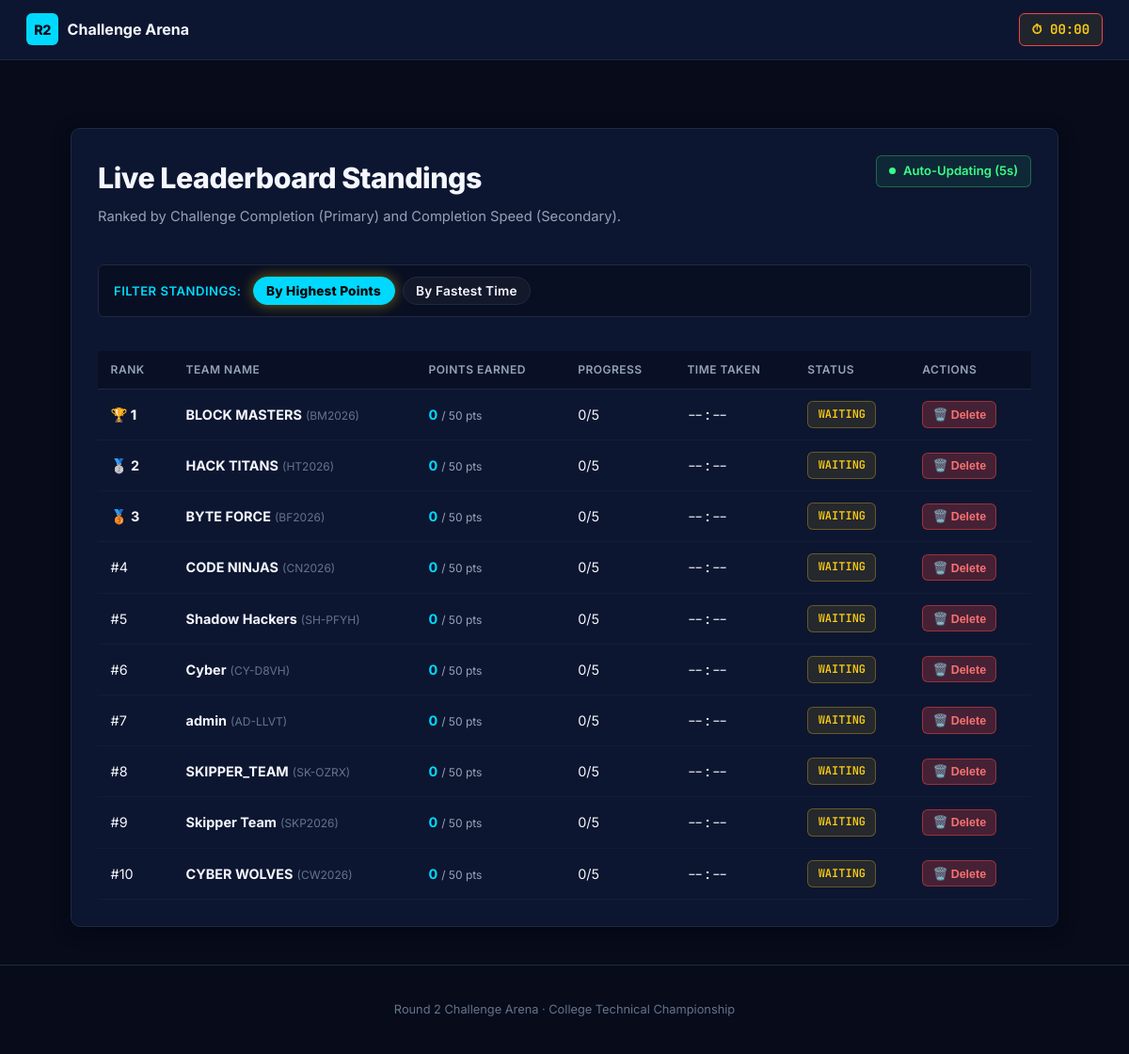
Screenshot of /leaderboard (signed in) with the database file from the repository.
### tables this page shows
CREATE TABLE teams (
            id INTEGER PRIMARY KEY AUTOINCREMENT,
            team_code TEXT UNIQUE NOT NULL,
            team_name TEXT NOT NULL,
            current_challenge INTEGER DEFAULT 1,
            total_score INTEGER DEFAULT 0,
            start_time TIMESTAMP,
            completion_time TIMESTAMP,
            total_time_seconds INTEGER DEFAULT 0,
            status TEXT DEFAULT 'WAITING',
            created_at TIMESTAMP DEFAULT CURRENT_TIMESTAMP
        , draft_json TEXT DEFAULT '');

### routes/leaderboard.py (the view)
@leaderboard_bp.route('/leaderboard')
@admin_required
def view_leaderboard():
    sort_by = request.args.get('sort', 'points')
    if sort_by not in ['points', 'time']:
        sort_by = 'points'
    rankings = LeaderboardModel.get_rankings(sort_by=sort_by)
    return render_template('leaderboard.html', rankings=rankings, active_sort=sort_by)

### app.py (called while the page is built)
def create_app():
    app = Flask(__name__)
    app.config.from_object(Config)
    init_db()
    seed_database()
    app.register_blueprint(auth_bp)
    app.register_blueprint(challenges_bp)
    app.register_blueprint(leaderboard_bp)
    app.register_blueprint(admin_bp)
    @app.context_processor
    def inject_global_vars():
        from models import EventConfigModel
        return {
            'round_status': EventConfigModel.get_round_status(),
            'global_announcement': EventConfigModel.get_announcement()
        }
    @app.errorhandler(404)
    def page_not_found(e):
        return render_template('base.html'), 404
    @app.route('/health')
    @app.route('/ping')
    def health_ping():
        return {"status": "ok", "service": "SYNCHROTECH ARENA", "round_status": EventConfigModel.get_round_status()}, 200
    return app

### database.py (called while the page is built)
def get_db_connection():
    if not os.path.exists(Config.DATA_DIR):
        os.makedirs(Config.DATA_DIR, exist_ok=True)
    conn = sqlite3.connect(Config.DATABASE_PATH)
    conn.row_factory = sqlite3.Row
    conn.execute("PRAGMA foreign_keys = ON;")
    return conn

### models.py (called while the page is built)
    @staticmethod
    def get_config(key, default_value=''):
        conn = get_db_connection()
        row = conn.execute("SELECT value FROM event_config WHERE key = ?", (key,)).fetchone()
        conn.close()
        return row['value'] if row else default_value

    @staticmethod
    def get_round_status():
        return EventConfigModel.get_config('round_status', 'NOT_STARTED')

    @staticmethod
    def get_pause_seconds():
        import time
        total_raw = EventConfigModel.get_config('total_paused_seconds', '0')
        total_sec = int(total_raw) if str(total_raw).isdigit() else 0
        started = EventConfigModel.get_config('pause_started_at', '')
        status = EventConfigModel.get_round_status()
        if status in EventConfigModel.FROZEN_STATUSES and str(started).isdigit():
            total_sec += max(0, int(time.time()) - int(started))
        return total_sec

    @staticmethod
    def get_announcement():
        return EventConfigModel.get_config('global_announcement', '')

### routes/admin.py (called while the page is built)
def admin_required(f):
    from functools import wraps
    @wraps(f)
    def decorated_function(*args, **kwargs):
        if not session.get('is_admin'):
            flash('Organizer admin authentication required.', 'danger')
            return redirect(url_for('auth.admin_login'))
        return f(*args, **kwargs)
    return decorated_function

### templates/leaderboard.html (shortened to what this page needs)
{% extends 'base.html' %}
{% block content %}
<div class="glass-card" style="max-width: 1050px; margin: 1.5rem auto;">
  <div style="display: flex; align-items: flex-start; justify-content: space-between; margin-bottom: 1.5rem; flex-wrap: wrap; gap: 1rem;">
    <div>
      <h1 style="font-size: 1.9rem; font-weight: 800; color: #F5F7FF; margin: 0; letter-spacing: -0.5px;">
        Live Leaderboard Standings
      </h1>
      <p style="color: var(--text-muted); font-size: 0.92rem; margin-top: 0.35rem;">
        Ranked by Challenge Completion (Primary) and Completion Speed (Secondary).
      </p>
    </div>
    <div style="display: flex; align-items: center; gap: 0.5rem; background: rgba(57, 255, 136, 0.08); border: 1px solid rgba(57, 255, 136, 0.3); padding: 0.35rem 0.8rem; border-radius: var(--radius-sm); font-size: 0.82rem; color: #39FF88; font-weight: 600;">
      <span style="display: inline-block; width: 7px; height: 7px; border-radius: 50%; background: #39FF88;"></span>
      Auto-Updating (5s)
    </div>
  </div>
  <div style="display: flex; align-items: center; justify-content: space-between; margin-bottom: 1.5rem; flex-wrap: wrap; gap: 1rem; background: rgba(7, 11, 26, 0.6); border: 1px solid var(--code-border); padding: 0.75rem 1rem; border-radius: var(--radius-sm);">
    <div style="display: flex; align-items: center; gap: 0.75rem; flex-wrap: wrap;">
      <span style="color: #00D9FF; font-weight: 600; font-size: 0.82rem; text-transform: uppercase; letter-spacing: 0.5px;">
        Filter Standings:
      </span>
      <div style="display: flex; gap: 0.5rem; flex-wrap: wrap;">
        <button id="filter-btn-points" class="btn-secondary filter-pill {% if active_sort == 'points' or not active_sort %}active-filter{% endif %}" onclick="setLeaderboardFilter('points')" style="font-size: 0.85rem; padding: 0.35rem 0.85rem;">
          By Highest Points
        </button>
        <button id="filter-btn-time" class="btn-secondary filter-pill {% if active_sort == 'time' %}active-filter{% endif %}" onclick="setLeaderboardFilter('time')" style="font-size: 0.85rem; padding: 0.35rem 0.85rem;">
          By Fastest Time
        </button>
      </div>
    </div>
  </div>
  <div class="table-responsive" style="overflow-x: auto;">
    <table class="table-cyber">
      <thead>
        <tr>
          <th style="width: 80px;">Rank</th>
          <th>Team Name</th>
          <th>Points Earned</th>
          <th>Progress</th>
          <th>Time Taken</th>
          <th>Status</th>
          {% if session.get('is_admin') %}
            <th>Actions</th>
          {% endif %}
        </tr>
      </thead>
      <tbody id="leaderboard-tbody">
        {% for row in rankings %}
          <tr>
            <td class="{% if row.rank == 1 %}rank-podium-1{% elif row.rank == 2 %}rank-podium-2{% elif row.rank == 3 %}rank-podium-3{% endif %}">
              {% if row.rank == 1 %}🏆 1{% elif row.rank == 2 %}🥈 2{% elif row.rank == 3 %}🥉 3{% else %}#{{ row.rank }}{% endif %}
            </td>
            <td>
              <strong>{{ row.team_name }}</strong>
              <small style="color: var(--text-dim);">({{ row.team_code }})</small>
            </td>
            <td>
              <strong style="color: var(--primary-gold);">{{ row.total_score }}</strong> <small style="color: var(--text-muted);">/ 50 pts</small>
            </td>
            <td>
              {% if row.current_challenge > 5 %}
                5/5 (Finish)
              {% else %}
                {{ row.current_challenge - 1 }}/5
              {% endif %}
            </td>
            <td style="font-family: var(--font-code);">
              {{ row.formatted_time }}
            </td>
            <td>
              {% if row.status == 'ACTIVE' %}
                <span class="badge-status status-active">Active</span>
              {% elif row.status == 'COMPLETED' %}
                <span class="badge-status status-completed">Completed</span>
              {% else %}
                <span class="badge-status status-waiting">Waiting</span>
              {% endif %}
            </td>
            {% if session.get('is_admin') %}
              <td>
                <button class="btn-sm-action btn-reset" onclick="deleteTeam({{ row.id }}, '{{ row.team_name }}')" title="Delete team permanently from leaderboard" style="background: rgba(239, 68, 68, 0.25); color: #f87171; border: 1px solid rgba(239, 68, 68, 0.5);">
                  🗑️ Delete
                </button>
              </td>
            {% endif %}
          </tr>
        {% endfor %}
      </tbody>
    </table>
  </div>
</div>
{% endblock %}

### templates/base.html (shortened to what this page needs)
<!DOCTYPE html>
<html lang="en">
<head>
  <link rel="stylesheet" href="{{ url_for('static', filename='css/style.css') }}?v=6.0">
  <link rel="stylesheet" href="{{ url_for('static', filename='css/drag_drop.css') }}?v=6.0">
  <link rel="stylesheet" href="{{ url_for('static', filename='css/admin.css') }}?v=6.0">
</head>
<body class="{% if not request.path.startswith('/admin') %}contestant-mode{% endif %}">
  <nav class="navbar">
    <a href="/" class="brand-logo">
      <span class="brand-mark">R2</span>
      <span class="brand-badge">Challenge Arena</span>
    </a>
    <div class="nav-status">
      {% set is_admin_page = request.path.startswith('/admin') %}
      {% set is_auth_page = request.path in ['/', '/login', '/admin/login'] %}
      {% if not is_auth_page and not is_admin_page %}
        <div id="contestant-timer-widget" class="timer-chip" style="display: none;">
          ⏱ <span id="contestant-timer-clock">00:00</span>
        </div>
      {% endif %}
    </div>
  </nav>
  {% set is_admin_route = request.path.startswith('/admin') or session.get('is_admin') %}
  {% set is_auth_route = request.path in ['/', '/login', '/admin/login'] %}
  {% set show_player_lock = not is_admin_route and not is_auth_route %}
  <div class="main-container flash-wrap">
  </div>
  <main class="main-container">
    {% block content %}{% endblock %}
  </main>
  <footer>
    <p>Round 2 Challenge Arena · College Technical Championship</p>
  </footer>
</body>
</html>

### static/css/admin.css (style rules this page uses)
.table-cyber { width: 100%; border-collapse: collapse; margin-top: 0.75rem; }
.table-cyber th { padding: 0.75rem 0.9rem; font-size: 0.78rem; font-weight: 600; color: var(--text-muted); text-transform: uppercase; letter-spacing: 0.5px; text-align: left; background: #070B1A; border-bottom: 1px solid var(--code-border); }
.table-cyber td { padding: 0.75rem 0.9rem; background: #0D1630; color: var(--text-main); font-size: 0.9rem; border-bottom: 1px solid var(--code-border); }
.badge-status { padding: 0.25rem 0.65rem; border-radius: var(--radius-sm); font-size: 0.75rem; font-weight: 600; font-family: var(--font-code); text-transform: uppercase; display: inline-block; border: 1px solid transparent; }
.status-waiting { background: rgba(250, 204, 21, 0.1); color: #FACC15; border-color: rgba(250, 204, 21, 0.3); }
.rank-podium-1 { color: #FACC15; font-weight: 800; font-size: 1.15rem; }
.rank-podium-2 { color: #E2E8F0; font-weight: 700; font-size: 1.05rem; }
.rank-podium-3 { color: #CBD5E1; font-weight: 700; font-size: 1.0rem; }
.btn-sm-action { padding: 0.35rem 0.65rem; font-size: 0.78rem; border-radius: var(--radius-sm); border: 1px solid var(--code-border); font-weight: 600; cursor: pointer; background: rgba(255, 255, 255, 0.04); color: var(--text-main); transition: var(--transition-fast); }
.btn-reset { border-color: rgba(239, 68, 68, 0.3); color: #EF4444; }

### templates/leaderboard.html (style rules this page uses)
.filter-pill { padding: 0.4rem 0.95rem; font-size: 0.82rem; border-radius: 20px; cursor: pointer; transition: all 0.2s ease; }
.filter-pill.active-filter { background: var(--primary-gold) !important; color: #000 !important; font-weight: 800 !important; border-color: var(--primary-gold) !important; box-shadow: 0 0 14px rgba(255, 208, 0, 0.45); }

### rows the page displays
teams: shows "🏆 1", team_name "BLOCK MASTERS", team_code "BM2026", total_score "0", row.current_challenge-1 "0", formatted_time "--:--", status "WAITING"
teams: shows "🥈 2", team_name "HACK TITANS", team_code "HT2026", total_score "0", row.current_challenge-1 "0", formatted_time "--:--", status "WAITING"
teams: shows "🥉 3", team_name "BYTE FORCE", team_code "BF2026", total_score "0", row.current_challenge-1 "0", formatted_time "--:--", status "WAITING"
teams: rank "4", team_name "CODE NINJAS", team_code "CN2026", total_score "0", row.current_challenge-1 "0", formatted_time "--:--", status "WAITING"
teams: rank "5", team_name "Shadow Hackers", team_code "SH-PFYH", total_score "0", row.current_challenge-1 "0", formatted_time "--:--", status "WAITING"
teams: rank "6", team_name "Cyber", team_code "CY-D8VH", total_score "0", row.current_challenge-1 "0", formatted_time "--:--", status "WAITING"
teams: rank "7", team_name "admin", team_code "AD-LLVT", total_score "0", row.current_challenge-1 "0", formatted_time "--:--", status "WAITING"
teams: rank "8", team_name "SKIPPER_TEAM", team_code "SK-OZRX", total_score "0", row.current_challenge-1 "0", formatted_time "--:--", status "WAITING"
teams: rank "9", team_name "Skipper Team", team_code "SKP2026", total_score "0", row.current_challenge-1 "0", formatted_time "--:--", status "WAITING"
teams: rank "10", team_name "CYBER WOLVES", team_code "CW2026", total_score "0", row.current_challenge-1 "0", formatted_time "--:--", status "WAITING"
